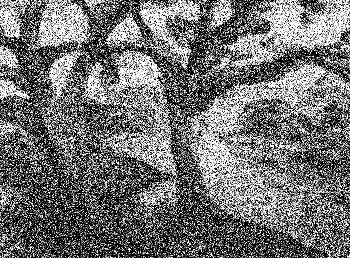
%> input picture trees_var025.tif, 350 x 258 px
$ octave CustomCannyEdge.m   (GNU Octave 9; MATLAB toolbox functions it lacks are replaced by stand-ins)
%> lines starting %> are read from the running program, lines starting %| are printed output that depends on the picture; in (x1, y1, x2, y2) boxes, pixels count from 0 and x2, y2 are one past the last pixel; in counts of white or black regions, pixels touching at a corner belong together; the program's own positions count from 1
noisyimg = imread('trees_var025.tif');
%> noisyimg is the input picture: size 258x350 uint8; min 0, max 255, mean 114.1
smoothedimg = imgaussfilt(noisyimg, 4);
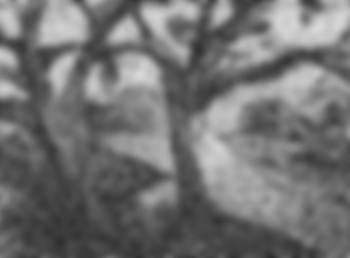
%> smoothedimg: size 258x350 uint8; min 45, max 217, mean 114
% smoothedimg = wiener2(noisyimg,[15 15]);
% edgeSImgSobel = edge(smoothedimg,'Sobel', ([]),'both','nothinning');
% figure, imshow(edgeSImgSobel);

x = edge(smoothedimg,'Sobel', ([]),'horizontal','nothinning');
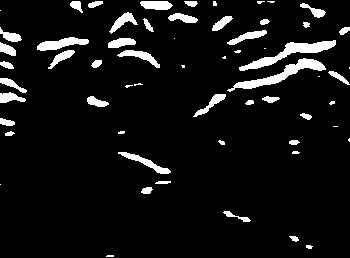
%> x: size 258x350 logical; 7.3% white; 61 white regions (19 under 20 px), largest, box (x1, y1, x2, y2) and area: (239, 40, 336, 71) 808, (227, 58, 326, 92) 792, (37, 37, 89, 51) 391
y = edge(smoothedimg,'Sobel', ([]),'vertical','nothinning');
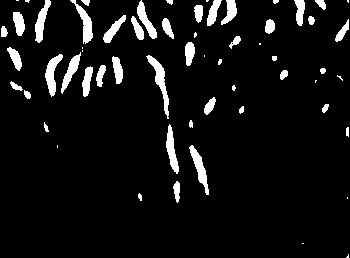
%> y: size 258x350 logical; 7% white; 60 white regions (18 under 20 px), largest, box (x1, y1, x2, y2) and area: (146, 55, 169, 119) 414, (189, 145, 209, 195) 348, (45, 54, 63, 97) 344

% figure, imshow(x);
% figure, imshow(y);

norm =sqrt(x.*x+y.*y);
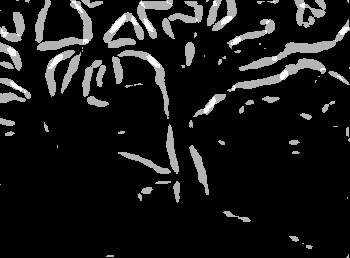
%> norm: size 258x350 double; min 0, max 1.41, mean 0.136; drawn with min black and max white
% figure, imshow(norm);

% alfa=0;

norm_max=max(max(norm));
%> norm_max = 1.41
norm_min=min(min(norm));
%> norm_min = 0
level=norm_min;
%> level = 0
% level=alfa*(norm_max-norm_min)+norm_min;
thres=max(norm,level.*ones(size(norm)));
figure, imshow(thres);
%> after `imshow(thres)`:
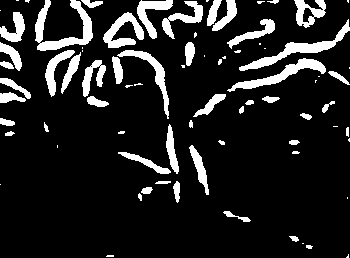
%> displayed picture: size 258x350, on the screen's scale of 0 to 255; 13.1% white; 79 white regions (30 under 20 px), largest, box (x1, y1, x2, y2) and area: (35, 0, 93, 51) 1059, (239, 19, 350, 71) 950, (227, 58, 326, 92) 820

thinEdgeImage = bwmorph(thres, 'Skel', inf);
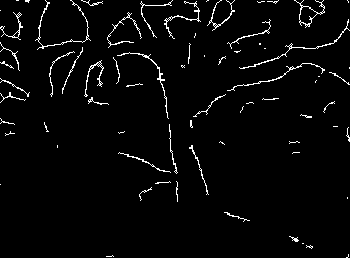
%> thinEdgeImage: size 258x350 logical; 3% white in thin lines or dots
figure, imshow(thinEdgeImage);
